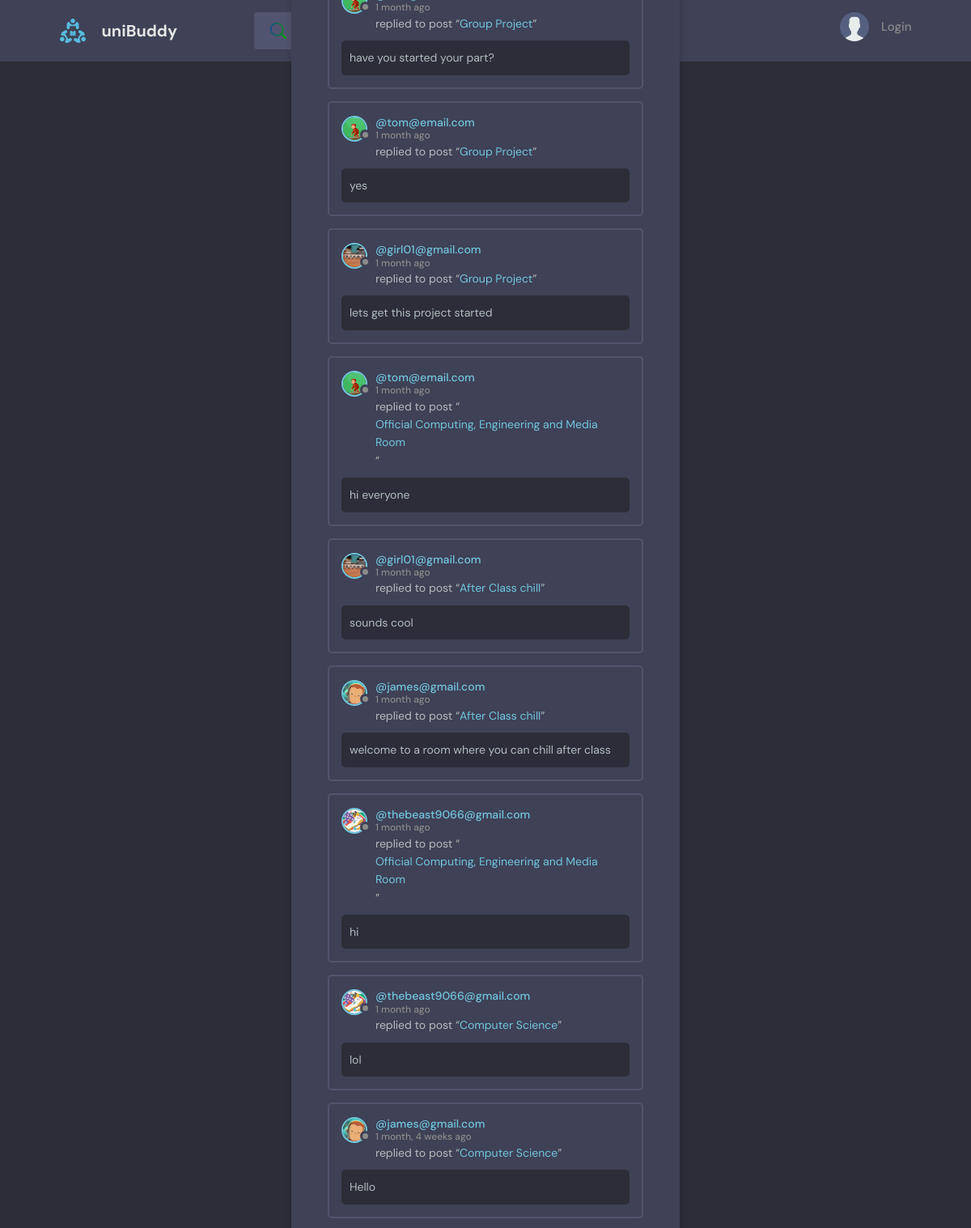
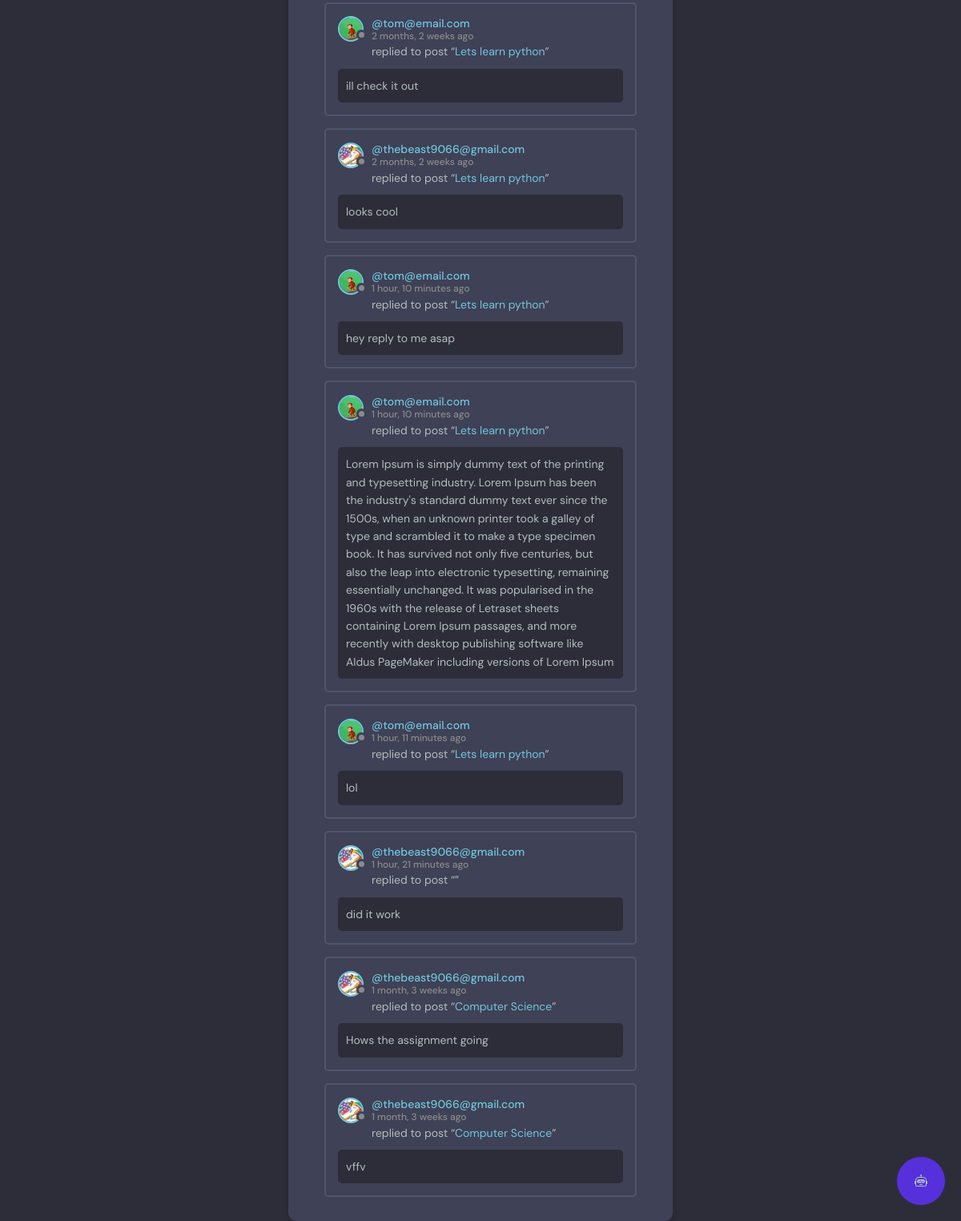
The page /activity/ on the database its author committed (2 pictures, top to bottom).
### base/models.py (models this page shows, shortened)
class Message(models.Model):
    user = models.ForeignKey(
        User, on_delete=models.SET_NULL, null=True, blank=True)
    recipient = models.ForeignKey(
        User, on_delete=models.SET_NULL, null=True, blank=True, related_name="messages")
    name = models.CharField(max_length=200, null=True, blank=True)
    email = models.EmailField(max_length=200, null=True, blank=True)
    subject = models.CharField(max_length=200, null=True, blank=True)
    body = models.TextField()
    is_read = models.BooleanField(default=False, null=True)
    room = models.ForeignKey(Room, on_delete=models.CASCADE)
    updated = models.DateTimeField(auto_now=True)
    created = models.DateTimeField(auto_now_add=True)
    class Meta:
        ordering = ['is_read', '-created']

class User(AbstractUser):
    name = models.CharField(max_length=200, null=True)
    email = models.EmailField(unique=True, null=True)
    bio = models.TextField(null=True)
    avatar = models.ImageField(null=True, default="avatar.svg")
    followers = models.ManyToManyField('self', related_name='following', blank=True, symmetrical=False)
    follower_count = models.IntegerField(default=0)
    last_checked = models.DateTimeField(auto_now_add=True)
    USERNAME_FIELD = 'email'
    REQUIRED_FIELDS = []

class Room(models.Model):
    host = models.ForeignKey(User, on_delete=models.SET_NULL, null=True)
    topic = models.ForeignKey(Topic, on_delete=models.SET_NULL, null=True)
    name = models.CharField(max_length=200)
    description = models.TextField(null=True, blank=True)
    participants = models.ManyToManyField(
        User, related_name='participants', blank=True)
    updated = models.DateTimeField(auto_now=True)
    created = models.DateTimeField(auto_now_add=True)
    upvotes = models.IntegerField(default=0)
    upvoted_by = models.ManyToManyField(User, related_name='upvoted_rooms')
    is_private = models.BooleanField(default=False)
    access_code = models.CharField(max_length=10, blank=True, null=True)
    admins = models.ManyToManyField(User, related_name="admin_rooms", blank=True)
    class Meta:
        ordering = ['-updated', '-created']
    def __str__(self):
        return self.name

### base/views.py (the view)
# urls.py: path('activity/', views.activityPage, name="activity"),
def activityPage(request):
    room_messages = Message.objects.all()
    return render(request, 'base/activity.html', {'room_messages': room_messages})

### base/templates/base/activity.html (shortened to what this page needs)
{% extends 'main.html' %}
{% block content %}
<main class="layout">
  <div class="container">
    <div class="layout__box">
      <div class="activities-page layout__body">
        {% for message in room_messages %}
        <div class="activities__box">
          <div class="activities__boxHeader roomListRoom__header">
            <a href="{% url 'user-profile' message.user.id %}" class="roomListRoom__author">
              <div class="avatar avatar--small">
                <img src="{{message.user.avatar.url}}" />
              </div>
              <p>
                @{{message.user}}
                <span>{{message.created|timesince}} ago</span>
              </p>
            </a>
          </div>
          <div class="activities__boxContent">
            <p>replied to post “<a href="{% url 'room' message.room.id %}">{{message.room}}</a>”</p>
            <div class="activities__boxRoomContent">
              {{message.body}}
            </div>
          </div>
        </div>
        {% endfor %}
      </div>
    </div>
  </div>
</main>
{% endblock content %}

### static/styles/style.css (style rules this page uses)
:root { --color-main: #71c6dd; --color-main-light: #e1f6fb; --color-dark: #3f4156; --color-dark-medium: #51546e; --color-dark-light: #696d97; --color-light: #e5e5e5; --color-gray: #8b8b8b; --color-light-gray: #b2bdbd; --color-bg: #2d2d39; --color-success: #5dd693; --color-error: #fc4b0b; }
* { font-family: "DM Sans", -apple-system, BlinkMacSystemFont, "Segoe UI", Roboto, Oxygen, Ubuntu, Cantarell, "Open Sans", "Helvetica Neue", sans-serif; margin: 0; padding: 0; box-sizing: border-box; text-rendering: optimizeLegibility; font-size: inherit; }
html { font-size: 56.25%; }
@media only screen and (min-width: 1200px) { html { font-size: 62.5%; } }
body { line-height: 1.6; font-weight: 400; font-size: 1.5rem; color: var(--color-light-gray); background-color: var(--color-bg); min-height: 100vh; }
img { width: 100%; }
a { display: inline-block; color: var(--color-main); text-decoration: none; }
.container { max-width: 120rem; width: 90%; margin: auto; }
.avatar { position: relative; display: inline-block; border-radius: 50%; border: 2px solid var(--color-main); }
.avatar img { display: block; border-radius: 50%; object-fit: cover; object-position: center; }
.avatar::after { content: ""; display: block; position: absolute; background-color: var(--color-gray); z-index: 111; border-radius: 50%; border: 0.3rem solid var(--color-dark); }
.avatar.avatar--small img { width: 2.8rem; height: 2.8rem; }
.avatar.avatar--small:after { width: 0.7rem; height: 0.7rem; bottom: 0px; right: -6px; }
.layout { margin-top: 2.4rem; }
.layout > .container { display: flex; justify-content: space-between; align-items: flex-start; }
.layout__box { width: 90%; max-width: 48rem; min-height: 40rem; position: absolute; top: 50%; left: 50%; transform: translate(-50%, -46%); background-color: var(--color-dark); border-radius: 1rem; box-shadow: 1px 1px 6px 3px rgba(0, 0, 0, 0.1); overflow: hidden; }
.layout__body { margin: 3rem; }
.roomListRoom__header { display: flex; justify-content: space-between; align-items: center; }
.roomListRoom__author { font-weight: 500; display: flex; align-items: center; gap: 1rem; }
.activities__box { margin: 1.5rem; padding: 1.5rem; border: 2px solid var(--color-dark-medium); border-radius: 5px; }
.activities__boxHeader p { font-size: 1.4rem; line-height: 1.3; }
.activities__boxHeader p span { color: var(--color-gray); font-size: 1.2rem; display: block; }
.activities__boxContent { margin-left: 4.2rem; }
.activities__boxContent { font-size: 1.4rem; }
.activities__boxRoomContent { background: var(--color-bg); padding: 1rem; border-radius: 5px; margin-top: 1rem; margin-left: -4.2rem; }
html, body { height: 100%; }
body { position: relative; min-height: 100%; margin: 0; padding-bottom: 80px; }

### rows shown on the page
Message: user.avatar (picture), created "1 month", room "Group Project", body "have you started your part?"
Message: user.avatar (picture), user "tom@email.com", created "1 month", room "Group Project", body "yes"
Message: user.avatar (picture), user "girl01@gmail.com", created "1 month", room "Group Project", body "lets get this project started"
Message: user.avatar (picture), user "tom@email.com", created "1 month", room "Official Computing, Engineering and Media Room", body "hi everyone"
Message: user.avatar (picture), user "girl01@gmail.com", created "1 month", room "After Class chill", body "sounds cool"
Message: user.avatar (picture), user "james@gmail.com", created "1 month", room "After Class chill", body "welcome to a room where you can chill after class"
Message: user.avatar (picture), user "thebeast9066@gmail.com", created "1 month", room "Official Computing, Engineering and Media Room", body "hi"
Message: user.avatar (picture), user "thebeast9066@gmail.com", created "1 month", room "Computer Science", body "lol"
Message: user.avatar (picture), user "james@gmail.com", created "1 month, 4 weeks", room "Computer Science", body "Hello"
Message: user.avatar (picture), user "tom@email.com", created "2 months, 2 weeks", room "Lets learn python", body "ill check it out"
Message: user.avatar (picture), user "thebeast9066@gmail.com", created "2 months, 2 weeks", room "Lets learn python", body "looks cool"
Message: user.avatar (picture), user "tom@email.com", created "1 hour, 10 minutes", room "Lets learn python", body "hey reply to me asap"
Message: user.avatar (picture), user "tom@email.com", created "1 hour, 10 minutes", room "Lets learn python", body "Lorem Ipsum is simply dummy text of the printing and typesetting industry. Lorem Ipsum has been the industry's standard dummy text ever since the 1500s, when an unknown printer took a galley of type and scrambled it to make a type specimen book. It has survived not only five centuries, but also the leap into electronic typesetting, remaining essentially unchanged. It was popularised in the 1960s with the release of Letraset sheets containing Lorem Ipsum passages, and more recently with desktop publishing software like Aldus PageMaker including versions of Lorem Ipsum"
Message: user.avatar (picture), user "tom@email.com", created "1 hour, 11 minutes", room "Lets learn python", body "lol"
Message: user.avatar (picture), user "thebeast9066@gmail.com", created "1 hour, 21 minutes", body "did it work"
Message: user.avatar (picture), user "thebeast9066@gmail.com", created "1 month, 3 weeks", room "Computer Science", body "Hows the assignment going"
Message: user.avatar (picture), user "thebeast9066@gmail.com", created "1 month, 3 weeks", room "Computer Science", body "vffv"
